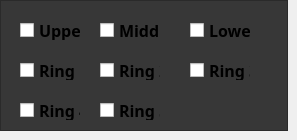
       <widget class="QWidget" name="tab_8">
        <attribute name="title">
         <string>Auto Generate</string>
        </attribute>
        <widget class="QTableView" name="tableView_current_plan_4">
         <property name="geometry">
          <rect>
           <x>0</x>
           <y>0</y>
           <width>288</width>
           <height>131</height>
          </rect>
         </property>
         <property name="styleSheet">
          <string notr="true">background-color: rgb(76, 79, 81);
background-color: rgb(55, 55, 55);</string>
         </property>
        </widget>
        <widget class="QCheckBox" name="checkBox_layer_up">
         <property name="geometry">
          <rect>
           <x>20</x>
           <y>20</y>
           <width>61</width>
           <height>20</height>
          </rect>
         </property>
         <property name="font">
          <font>
           <family>微软雅黑</family>
           <pointsize>12</pointsize>
           <weight>75</weight>
           <bold>true</bold>
          </font>
         </property>
         <property name="text">
          <string>Upper</string>
         </property>
        </widget>
        <widget class="QCheckBox" name="checkBox_layer_middle">
         <property name="geometry">
          <rect>
           <x>100</x>
           <y>20</y>
           <width>61</width>
           <height>20</height>
          </rect>
         </property>
         <property name="font">
          <font>
           <family>微软雅黑</family>
           <pointsize>12</pointsize>
           <weight>75</weight>
           <bold>true</bold>
          </font>
         </property>
         <property name="text">
          <string>Middle</string>
         </property>
        </widget>
        <widget class="QCheckBox" name="checkBox_layer_down">
         <property name="geometry">
          <rect>
           <x>190</x>
           <y>20</y>
           <width>61</width>
           <height>20</height>
          </rect>
         </property>
         <property name="font">
          <font>
           <family>微软雅黑</family>
           <pointsize>12</pointsize>
           <weight>75</weight>
           <bold>true</bold>
          </font>
         </property>
         <property name="text">
          <string>Lower</string>
         </property>
        </widget>
        <widget class="QCheckBox" name="checkBox_circle_one">
         <property name="geometry">
          <rect>
           <x>20</x>
           <y>60</y>
           <width>61</width>
           <height>20</height>
          </rect>
         </property>
         <property name="font">
          <font>
           <family>微软雅黑</family>
           <pointsize>12</pointsize>
           <weight>75</weight>
           <bold>true</bold>
          </font>
         </property>
         <property name="text">
          <string>Ring 1</string>
         </property>
        </widget>
        <widget class="QCheckBox" name="checkBox_circle_two">
         <property name="geometry">
          <rect>
           <x>100</x>
           <y>60</y>
           <width>61</width>
           <height>20</height>
          </rect>
         </property>
         <property name="font">
          <font>
           <family>微软雅黑</family>
           <pointsize>12</pointsize>
           <weight>75</weight>
           <bold>true</bold>
          </font>
         </property>
         <property name="text">
          <string>Ring 2</string>
         </property>
        </widget>
        <widget class="QCheckBox" name="checkBox_circle_three">
         <property name="geometry">
          <rect>
           <x>190</x>
           <y>60</y>
           <width>61</width>
           <height>20</height>
          </rect>
         </property>
         <property name="font">
          <font>
           <family>微软雅黑</family>
           <pointsize>12</pointsize>
           <weight>75</weight>
           <bold>true</bold>
          </font>
         </property>
         <property name="text">
          <string>Ring 3</string>
         </property>
        </widget>
        <widget class="QCheckBox" name="checkBox_circle_four">
         <property name="geometry">
          <rect>
           <x>20</x>
           <y>100</y>
           <width>61</width>
           <height>20</height>
          </rect>
         </property>
         <property name="font">
          <font>
           <family>微软雅黑</family>
           <pointsize>12</pointsize>
           <weight>75</weight>
           <bold>true</bold>
          </font>
         </property>
         <property name="text">
          <string>Ring 4</string>
         </property>
        </widget>
        <widget class="QCheckBox" name="checkBox_circle_five">
         <property name="geometry">
          <rect>
           <x>100</x>
           <y>100</y>
           <width>61</width>
           <height>20</height>
          </rect>
         </property>
         <property name="font">
          <font>
           <family>微软雅黑</family>
           <pointsize>12</pointsize>
           <weight>75</weight>
           <bold>true</bold>
          </font>
         </property>
         <property name="text">
          <string>Ring 5</string>
         </property>
        </widget>
       </widget>
